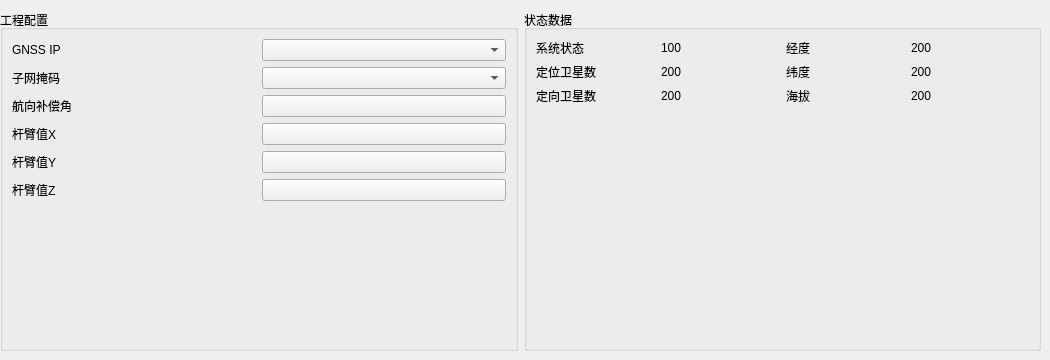
                    <widget class="QWidget" name="tab_12">
                     <attribute name="title">
                      <string>GNSS</string>
                     </attribute>
                     <widget class="QWidget" name="layoutWidget_16">
                      <property name="geometry">
                       <rect>
                        <x>0</x>
                        <y>10</y>
                        <width>1041</width>
                        <height>341</height>
                       </rect>
                      </property>
                      <layout class="QHBoxLayout" name="horizontalLayout_94">
                       <item>
                        <widget class="QGroupBox" name="groupBox_22">
                         <property name="title">
                          <string>工程配置</string>
                         </property>
                         <layout class="QVBoxLayout" name="verticalLayout_40">
                          <item>
                           <layout class="QVBoxLayout" name="verticalLayout_38">
                            <item>
                             <layout class="QVBoxLayout" name="verticalLayout_37">
                              <item>
                               <layout class="QVBoxLayout" name="verticalLayout_44">
                                <item>
                                 <layout class="QHBoxLayout" name="horizontalLayout_95">
                                  <item>
                                   <widget class="QLabel" name="label_121">
                                    <property name="text">
                                     <string>GNSS IP         </string>
                                    </property>
                                   </widget>
                                  </item>
                                  <item>
                                   <widget class="QComboBox" name="comboBox_7"/>
                                  </item>
                                 </layout>
                                </item>
                                <item>
                                 <layout class="QHBoxLayout" name="horizontalLayout_96">
                                  <item>
                                   <widget class="QLabel" name="label_122">
                                    <property name="text">
                                     <string>子网掩码</string>
                                    </property>
                                   </widget>
                                  </item>
                                  <item>
                                   <widget class="QComboBox" name="comboBox_8"/>
                                  </item>
                                 </layout>
                                </item>
                                <item>
                                 <layout class="QHBoxLayout" name="horizontalLayout_97">
                                  <item>
                                   <widget class="QLabel" name="label_123">
                                    <property name="text">
                                     <string>航向补偿角</string>
                                    </property>
                                   </widget>
                                  </item>
                                  <item>
                                   <widget class="QPushButton" name="pushButton_12">
                                    <property name="text">
                                     <string/>
                                    </property>
                                   </widget>
                                  </item>
                                 </layout>
                                </item>
                               </layout>
                              </item>
                              <item>
                               <layout class="QHBoxLayout" name="horizontalLayout_98">
                                <item>
                                 <widget class="QLabel" name="label_124">
                                  <property name="text">
                                   <string>杆臂值X</string>
                                  </property>
                                 </widget>
                                </item>
                                <item>
                                 <widget class="QPushButton" name="pushButton_13">
                                  <property name="text">
                                   <string/>
                                  </property>
                                 </widget>
                                </item>
                               </layout>
                              </item>
                              <item>
                               <layout class="QHBoxLayout" name="horizontalLayout_108">
                                <item>
                                 <widget class="QLabel" name="label_137">
                                  <property name="text">
                                   <string>杆臂值Y</string>
                                  </property>
                                 </widget>
                                </item>
                                <item>
                                 <widget class="QPushButton" name="pushButton_17">
                                  <property name="text">
                                   <string/>
                                  </property>
                                 </widget>
                                </item>
                               </layout>
                              </item>
                              <item>
                               <layout class="QHBoxLayout" name="horizontalLayout_109">
                                <item>
                                 <widget class="QLabel" name="label_138">
                                  <property name="text">
                                   <string>杆臂值Z</string>
                                  </property>
                                 </widget>
                                </item>
                                <item>
                                 <widget class="QPushButton" name="pushButton_18">
                                  <property name="text">
                                   <string/>
                                  </property>
                                 </widget>
                                </item>
                               </layout>
                              </item>
                             </layout>
                            </item>
                            <item>
                             <spacer name="verticalSpacer_12">
                              <property name="orientation">
                               <enum>Qt::Vertical</enum>
                              </property>
                              <property name="sizeHint" stdset="0">
                               <size>
                                <width>20</width>
                                <height>136</height>
                               </size>
                              </property>
                             </spacer>
                            </item>
                           </layout>
                          </item>
                         </layout>
                        </widget>
                       </item>
                       <item>
                        <widget class="QGroupBox" name="groupBox_23">
                         <property name="title">
                          <string>状态数据</string>
                         </property>
                         <layout class="QVBoxLayout" name="verticalLayout_45">
                          <item>
                           <layout class="QHBoxLayout" name="horizontalLayout_99">
                            <item>
                             <layout class="QHBoxLayout" name="horizontalLayout_100">
                              <item>
                               <widget class="QLabel" name="label_125">
                                <property name="text">
                                 <string>系统状态         </string>
                                </property>
                               </widget>
                              </item>
                              <item>
                               <widget class="QLabel" name="label_126">
                                <property name="text">
                                 <string>100</string>
                                </property>
                               </widget>
                              </item>
                             </layout>
                            </item>
                            <item>
                             <layout class="QHBoxLayout" name="horizontalLayout_101">
                              <item>
                               <widget class="QLabel" name="label_127">
                                <property name="text">
                                 <string>经度        </string>
                                </property>
                               </widget>
                              </item>
                              <item>
                               <widget class="QLabel" name="label_128">
                                <property name="text">
                                 <string>200</string>
                                </property>
                               </widget>
                              </item>
                             </layout>
                            </item>
                           </layout>
                          </item>
                          <item>
                           <layout class="QHBoxLayout" name="horizontalLayout_102">
                            <item>
                             <layout class="QHBoxLayout" name="horizontalLayout_103">
                              <item>
                               <widget class="QLabel" name="label_129">
                                <property name="text">
                                 <string>定位卫星数     </string>
                                </property>
                               </widget>
                              </item>
                              <item>
                               <widget class="QLabel" name="label_130">
                                <property name="text">
                                 <string>200</string>
                                </property>
                               </widget>
                              </item>
                             </layout>
                            </item>
                            <item>
                             <layout class="QHBoxLayout" name="horizontalLayout_104">
                              <item>
                               <widget class="QLabel" name="label_131">
                                <property name="text">
                                 <string>纬度        </string>
                                </property>
                               </widget>
                              </item>
                              <item>
                               <widget class="QLabel" name="label_132">
                                <property name="text">
                                 <string>200</string>
                                </property>
                               </widget>
                              </item>
                             </layout>
                            </item>
                           </layout>
                          </item>
                          <item>
                           <layout class="QHBoxLayout" name="horizontalLayout_105">
                            <item>
                             <layout class="QHBoxLayout" name="horizontalLayout_106">
                              <item>
                               <widget class="QLabel" name="label_133">
                                <property name="text">
                                 <string>定向卫星数     </string>
                                </property>
                               </widget>
                              </item>
                              <item>
                               <widget class="QLabel" name="label_134">
                                <property name="text">
                                 <string>200</string>
                                </property>
                               </widget>
                              </item>
                             </layout>
                            </item>
                            <item>
                             <layout class="QHBoxLayout" name="horizontalLayout_107">
                              <item>
                               <widget class="QLabel" name="label_135">
                                <property name="text">
                                 <string>海拔       </string>
                                </property>
                               </widget>
                              </item>
                              <item>
                               <widget class="QLabel" name="label_136">
                                <property name="text">
                                 <string>200</string>
                                </property>
                               </widget>
                              </item>
                             </layout>
                            </item>
                           </layout>
                          </item>
                          <item>
                           <spacer name="verticalSpacer_13">
                            <property name="orientation">
                             <enum>Qt::Vertical</enum>
                            </property>
                            <property name="sizeHint" stdset="0">
                             <size>
                              <width>20</width>
                              <height>140</height>
                             </size>
                            </property>
                           </spacer>
                          </item>
                         </layout>
                        </widget>
                       </item>
                      </layout>
                     </widget>
                    </widget>
